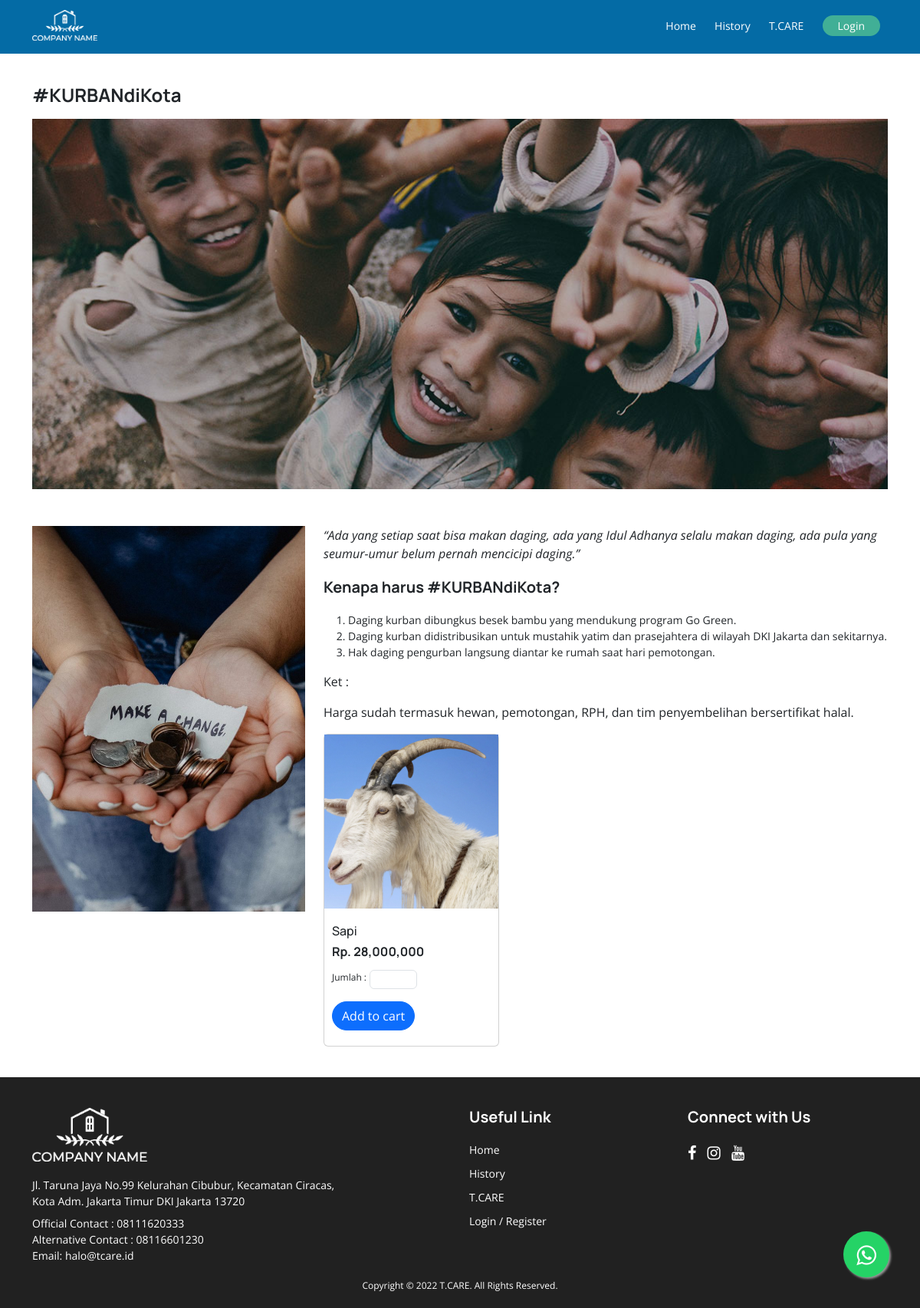
Screenshot of /website/detail/KURBANdiKota with the database file from the repository.
### tables this page shows
CREATE TABLE `kategori` (
  `id` int(11) NOT NULL,
  `id_unique` varchar(11) DEFAULT NULL,
  `kategori` varchar(250) DEFAULT NULL,
  `prioritas` varchar(250) DEFAULT NULL,
  `deskripsi` text DEFAULT NULL,
  `gambar` varchar(250) DEFAULT NULL,
  `status` varchar(2) DEFAULT NULL
);

CREATE TABLE `produk` (
  `id` int(11) NOT NULL,
  `id_unique` varchar(11) DEFAULT NULL,
  `nama_produk` varchar(250) DEFAULT NULL,
  `kategori` varchar(250) DEFAULT NULL,
  `prioritas` varchar(250) NOT NULL,
  `harga` double DEFAULT NULL,
  `gambar` varchar(250) DEFAULT NULL,
  `status` varchar(2) DEFAULT NULL
);

### application/controllers/Website.php (called while the page is built, shortened)
<?php
class Website extends CI_Controller {
	public function detail($kategori)
	{
		$this->load->view('frontend/template/header');
		$data['getkategori'] = $this->wmodels->getKategori(" WHERE kategori = '$kategori'");
		$data['getproduk'] = $this->wmodels->getProduk(" WHERE kategori = '$kategori'");
		$this->load->view('frontend/pages/detail', $data);
		$this->load->view('frontend/template/footer');
	}
}

### index.php (called while the page is built, shortened)
<?php
require_once BASEPATH.'core/CodeIgniter.php';

### application/models/Wmodels.php (called while the page is built, shortened)
<?php
class Wmodels extends CI_Model{
    public function getKategori($kategori)
    {
        $q = "SELECT * FROM kategori";
        $res = $this->db->query($q . $kategori);
        return $res->result();
    }
    public function getProduk($kategori)
    {
        $q = "SELECT * FROM produk";
        $res = $this->db->query($q . $kategori);
        return $res->result();
    }
}
?>

### application/views/frontend/pages/detail.php (the view, shortened to what this page needs)
<main class="details">
	<?php foreach($getkategori as $row) { ?>
	<section class="donate-top">
		<div class="container">
			<div class="row">
				<div class="col-md-12 mb-5">
					<h1 class="mb-3">#<?= $row->kategori;?></h1>
					<img src="<?= base_url('assets/images/banner/');?>child.jpg" class="w-100">
				</div>
				<div class="col-md-4">
					<img src="<?= base_url('assets/images/background/' . $row->gambar);?>" class="w-100">
				</div>
				<div class="col-md-8">
					<em><blockquote>&ldquo;Ada yang setiap saat bisa makan daging, ada yang Idul Adhanya selalu makan daging, ada pula yang seumur-umur belum pernah mencicipi daging.&rdquo;</blockquote></em>
					<h2>Kenapa harus #<?= $row->kategori;?>?</h2>
					<?= $row->deskripsi;?>
					<div class="row produk">
						<?php foreach($getproduk as $daftar) { ?>
						<div class="col-md-4">
							<div class="card">
								<div class="card-body">
									<img src="<?= base_url('assets/images/produk/' . $daftar->gambar);?>" class="w-100">
									<div class="detail-content">
										<h2><?= $daftar->nama_produk;?></h2>
										<h4>Rp. <?= number_format($daftar->harga)?></h4>
										<form method="POST" action="<?= site_url('cart/add');?>" enctype="multipart/form-data">
											<div class="qty">
												<span>Jumlah :</span>
												<input type="number" name="qty" id="qty" class="form-control" min="1" required>
											</div>
											<input class="add_cart btn btn-primary mt-3" type="submit" value="Add to cart">
										</form>
									</div>
								</div>
							</div>
						</div>
						<?php } ?>
					</div>
				</div>
			</div>
		</div>
	</section>
	<?php } ?>
</main>

### assets/css/custom.css (style rules this page uses)
body { font-family: 'Open Sans', sans-serif; background: #fafafa; }
main.details { margin-top: 70px; }
body.detail { background: #046ba5; }
section.donate-top { background: #fff; padding: 40px 0px 40px 0px; }
.donate-top h1 { font-family: 'Manrope', sans-serif; font-size: 24px; font-weight: 700; }
.donate-top h2 { font-family: 'Manrope', sans-serif; font-size: 20px; font-weight: 700; margin-top: 20px; }
.donate-top h4 { font-size: 16px; font-style: italic; margin-bottom: 20px; }
.donate-top ol li { font-size: 14px; }
.donate-top .card-body { padding: 0px; }
.produk h2 { font-family: 'Manrope', sans-serif; font-size: 16px; font-weight: 500; margin-top: 0px; }
.produk h4 { font-family: 'Manrope', sans-serif; font-size: 16px; font-weight: 700; margin-top: 0px; font-style: normal; margin-bottom: 10px; }
.detail-content { padding: 20px 10px; }
.btn { border-radius: 35px; }
.qty span { display: inline-block; font-size: 12px; }
.qty input { display: inline-block; width: 30%; height: 25px; vertical-align: sub; padding: 0px 0px 0px 10px; }

### rows the page displays
kategori: kategori "KURBANdiKota", gambar (picture), deskripsi "Daging kurban dibungkus besek bambu yang mendukung program Go Green. Daging kurban didistribusikan untuk mustahik yatim dan prasejahtera di wilayah DKI Jakarta dan sekitarnya. Hak daging pengurban langsung diantar ke rumah saat hari pemotongan. Ket : Harga sudah termasuk hewan, pemotongan, RPH, dan tim penyembelihan bersertifikat halal."
produk: gambar (picture), nama_produk "Sapi", harga "28,000,000"
